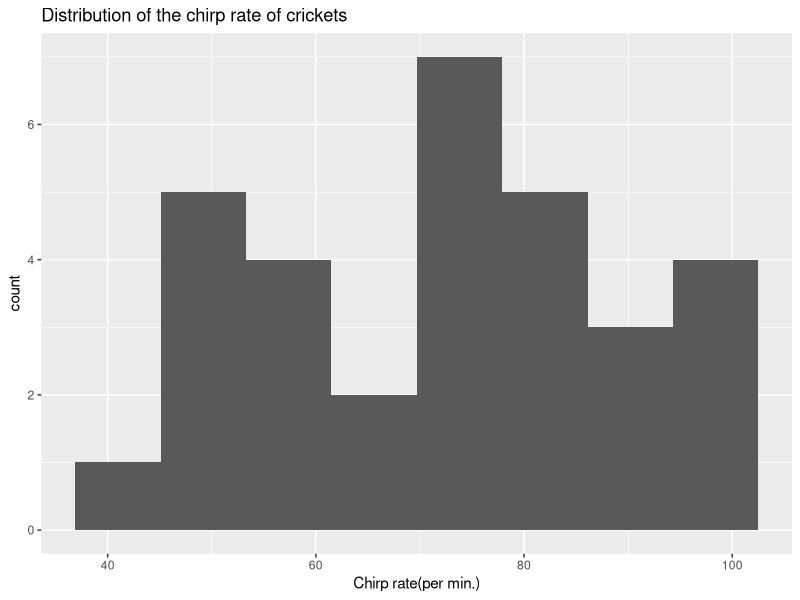
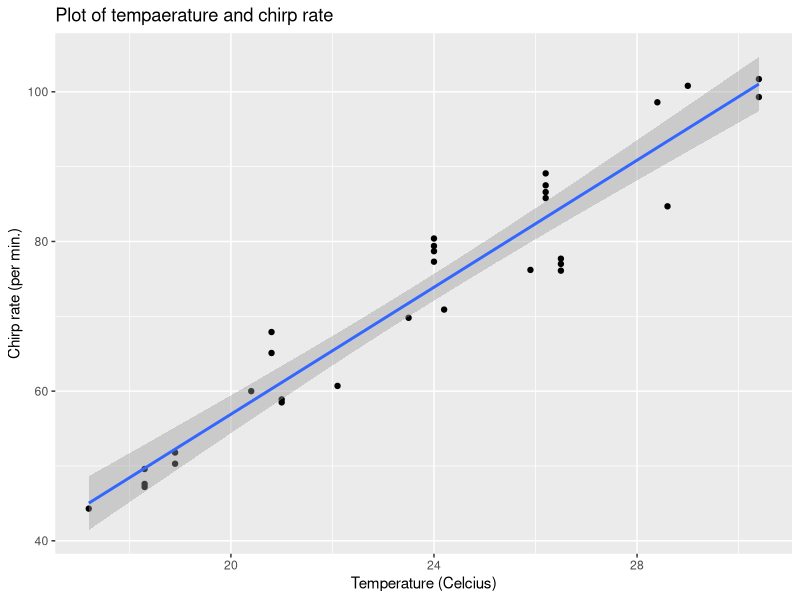
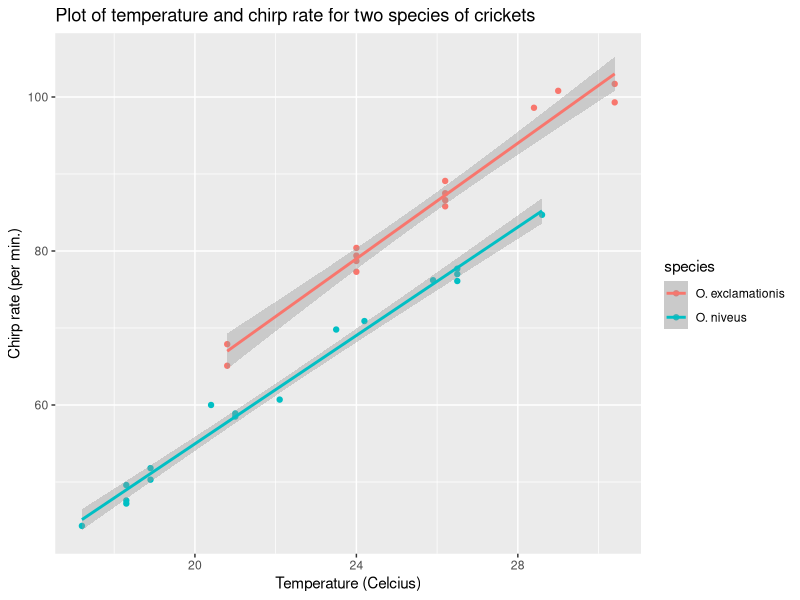
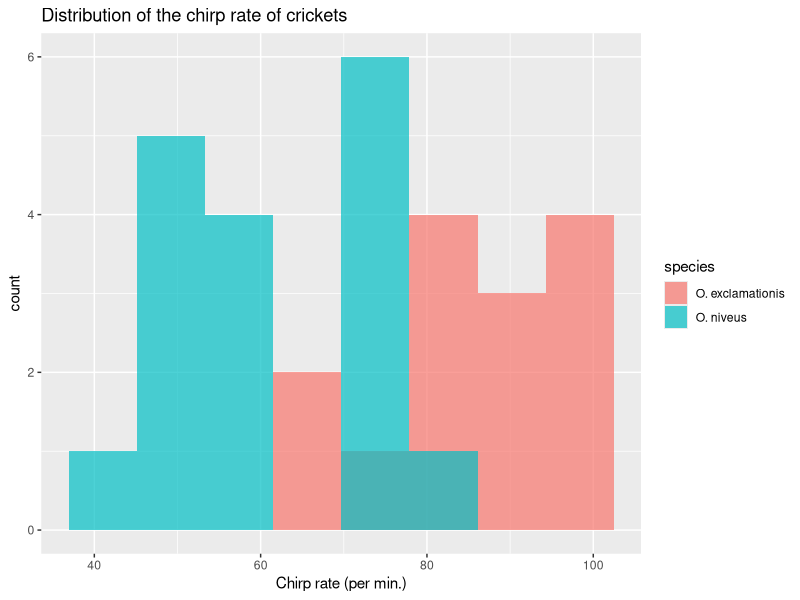
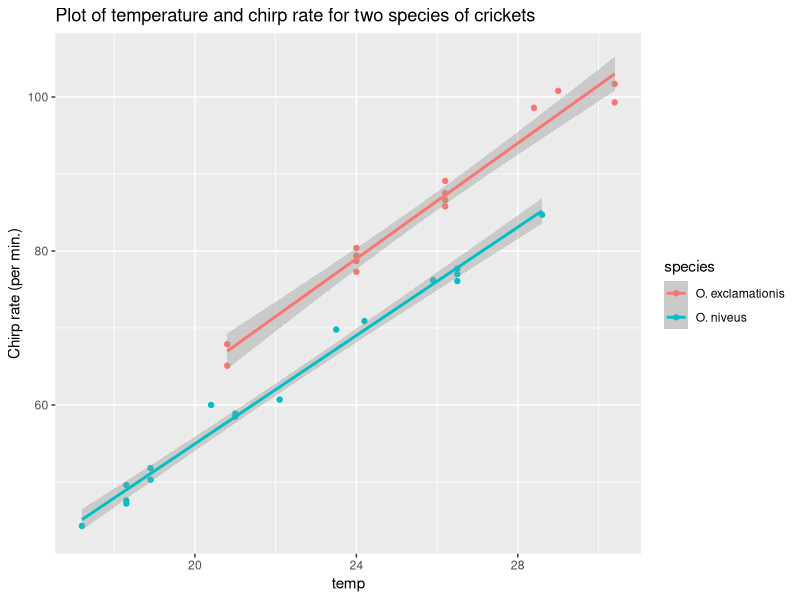
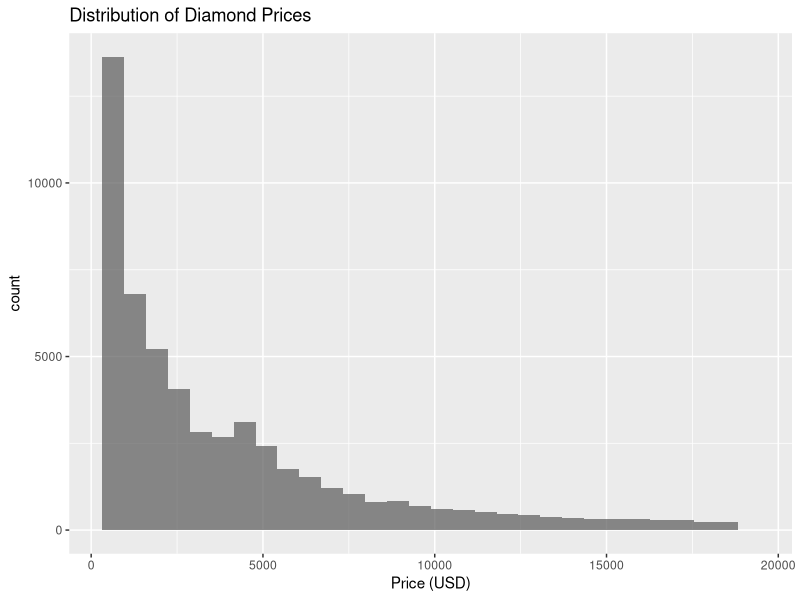
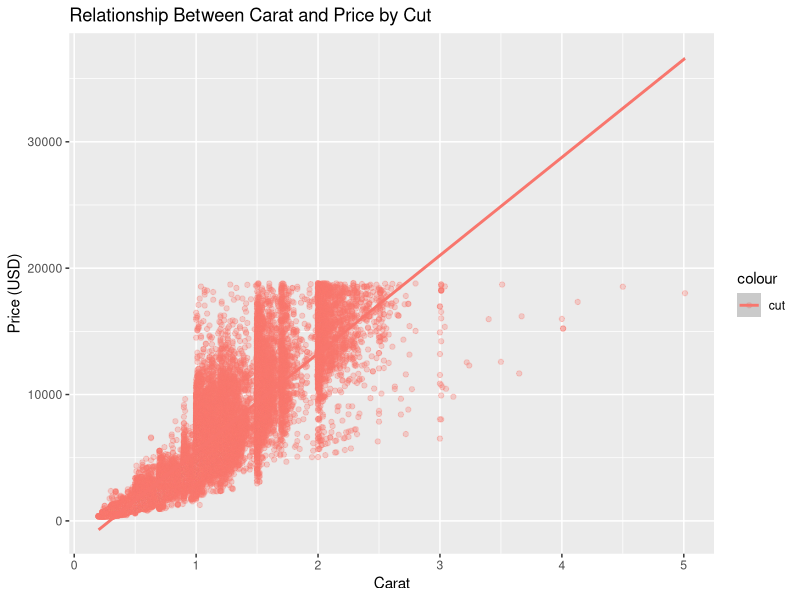

Reproduce these figures in R, in order.
## ---- chunk 1
knitr::opts_chunk$set(echo = TRUE)
library('tidyverse') ; library('modeldata')
## ---- chunk 2
data(crickets, package = "modeldata")
names(crickets)
## ---- chunk 3
summary(crickets)
ggplot(crickets, aes(x = rate)) +
      geom_histogram(bins = 8) +
      ggtitle("Distribution of the chirp rate of crickets") +
      xlab('Chirp rate(per min.)')
## ---- chunk 4
ggplot(crickets, aes(x = temp, y = rate)) +
      geom_point() +
      geom_smooth(method = 'lm') +
      ggtitle("Plot of tempaerature and chirp rate") +
      ylab('Chirp rate (per min.)') + 
      xlab('Temperature (Celcius)')

temp_lm <- lm(rate ~ temp, crickets)
summary.lm(temp_lm)
## ---- chunk 5
ggplot(crickets, aes(x = temp, y = rate, color = species)) +
      geom_point() +
      geom_smooth(method = 'lm') +
      ggtitle("Plot of temperature and chirp rate for two species of crickets") +     ylab('Chirp rate (per min.)') +
      xlab('Temperature (Celcius)')

species_lm <- lm(rate ~ temp + species, crickets)

summary.lm(species_lm)
## ---- chunk 6
ggplot(crickets, aes(x = rate, fill = species)) +
      geom_histogram(position = 'identity', alpha = 0.7, bins = 8) +
      ggtitle("Distribution of the chirp rate of crickets") + 
      xlab('Chirp rate (per min.)')
## ---- chunk 7
ggplot(crickets, aes(x = temp, y = rate, color = species)) +
      geom_point() +
      geom_smooth(method = 'lm') +
      ggtitle("Plot of temperature and chirp rate for two species of crickets") +
  
      ylab('Chirp rate (per min.)')
      xlab('Temperature (Celcius)')


species_x_temp_lm <- lm(rate ~ temp + species + temp:species, crickets)
summary.lm(species_x_temp_lm)
anova(species_lm, species_x_temp_lm)
## ---- chunk 8
data("diamonds", package = "ggplot2")
## ---- chunk 9
summary('diamonds')
ggplot(diamonds, aes(x = price)) + 
      geom_histogram(alpha = 0.7) +
      ggtitle("Distribution of Diamond Prices") +
      xlab('Price (USD)')
## ---- chunk 10
ggplot(diamonds, aes(x = carat, y = price, color = 'cut')) + 
      geom_point(alpha = 0.3) + 
      geom_smooth(method = 'lm') + 
      ggtitle("Relationship Between Carat and Price by Cut") + 
      ylab('Price (USD)') +
      xlab('Carat')

diamond_lm <- lm(price ~ carat * cut + clarity, data = diamonds)
summary.lm(diamond_lm)
